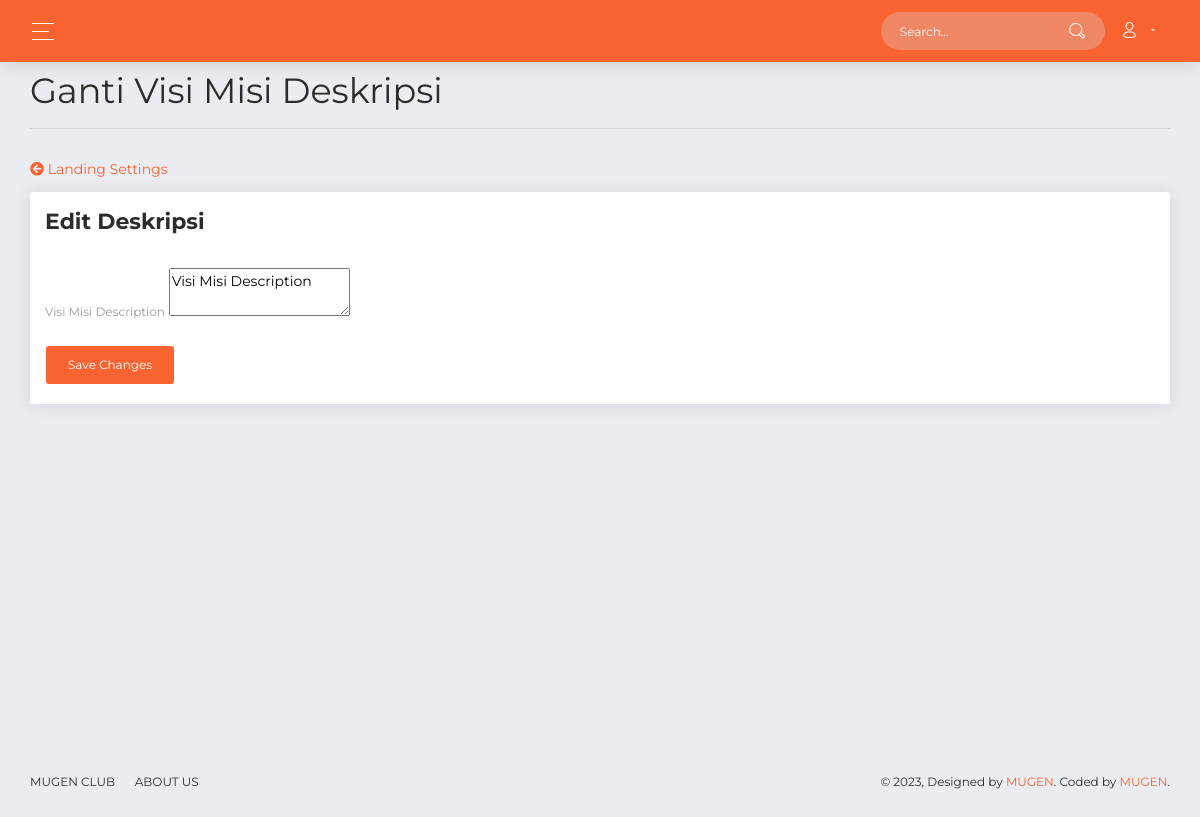
Before: /examples/admin.php?p=ganti_visimisi_desc with the older database file.
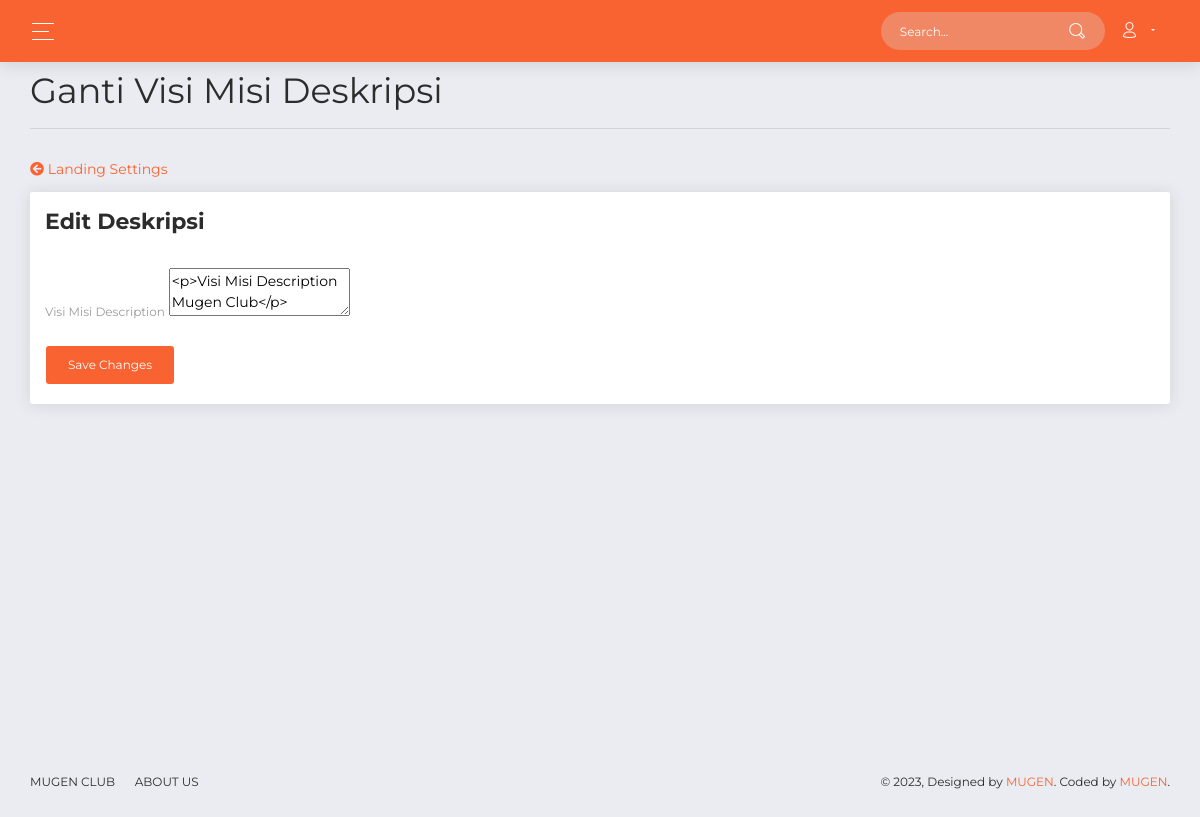
After: the same page with the newer database file.
### tables this page shows
CREATE TABLE `visimisi_title` (
  `id` bigint(20) NOT NULL,
  `visimisi_desc` varchar(50) NOT NULL
);

### examples/ganti_visimisi_desc.php (the view, shortened to what this page needs)
<?php
$id = '1';
$visimisi_title = $conn->query("select * from visimisi_title WHERE id = '$id'");
$data = $visimisi_title->fetch_assoc();
?>
<div class="content">
  <div class="row">
    <div class="col-lg-12">
      <h2>Ganti Visi Misi Deskripsi <hr></h3>
    </div>
  </div>
  <div class="row">
    <div class="col-lg-4">
    <a href="admin.php?p=landing"><i class="fas fa-arrow-circle-left mb-3"></i> Landing Settings</a>
    </div>
  </div>
  <div class="row">
          <div class="col-lg-12">
            <div class="card">
              <div class="card-header">
                <h5 class="title">Edit Deskripsi</h5>
              </div>
              <div class="card-body">
                <form action="ganti_visimisi_desc_act.php" method="POST">
                  <div class="row">
                    <div class="col-lg-12 pr-1">
                      <div class="form-group">
                        <label>Visi Misi Description</label>
                        <textarea id="myTextarea" name="visimisi_desc" maxlength="999"><?php echo $data['visimisi_desc'] ?></textarea>
                      </div>
                    </div>
                  </div>
                  <div class="row">
                    <div class="col-lg-12 pr-1">
                      <button type="submit" class="btn btn-primary">Save Changes</button>
                    </div>
                  </div>
                </form>
          </div>
        </div>
              </div>
            </div>

Changed rows visible on the page:
changed visimisi_title: visimisi_desc "Visi Misi Description" → "<p>Visi Misi Description Mugen Club</p>"
